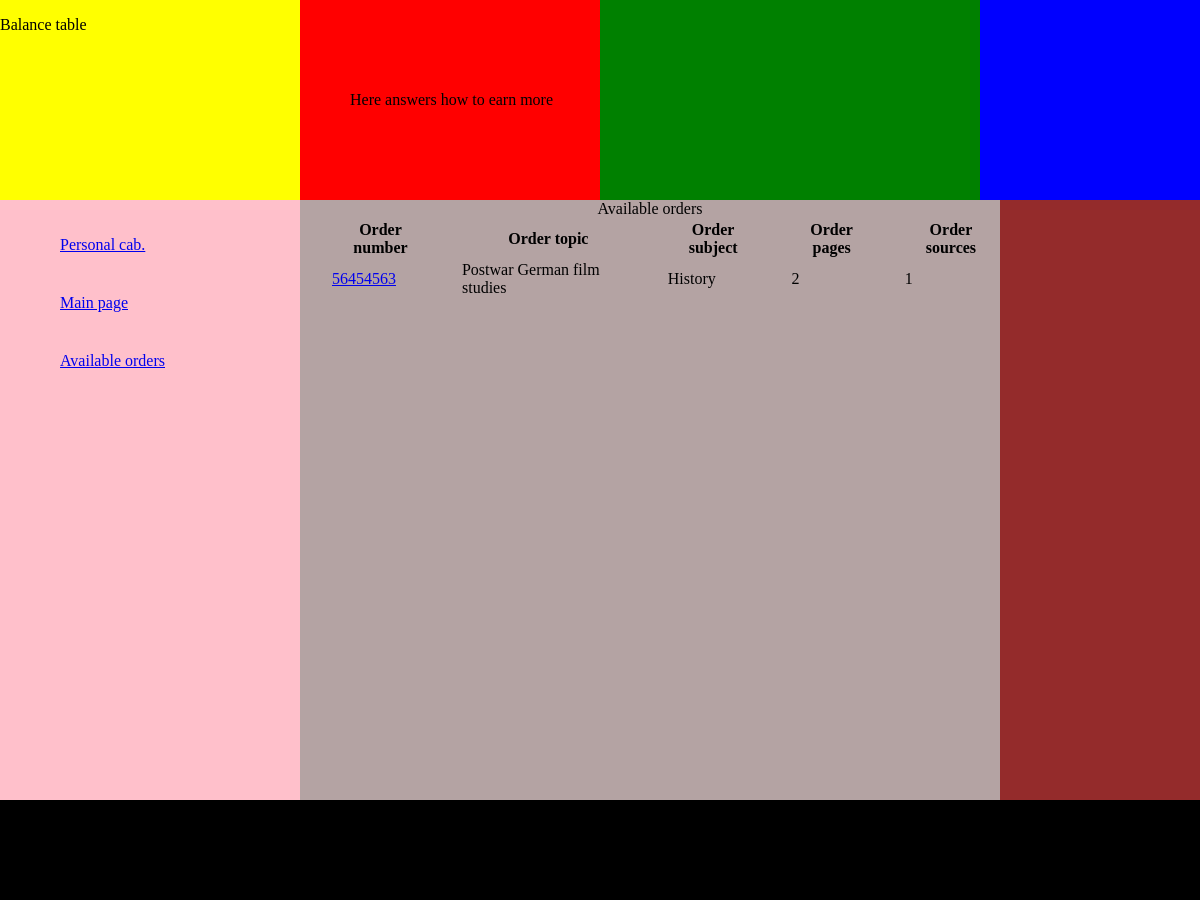
The page /available_orders/ (signed in) on the database as committed earlier.
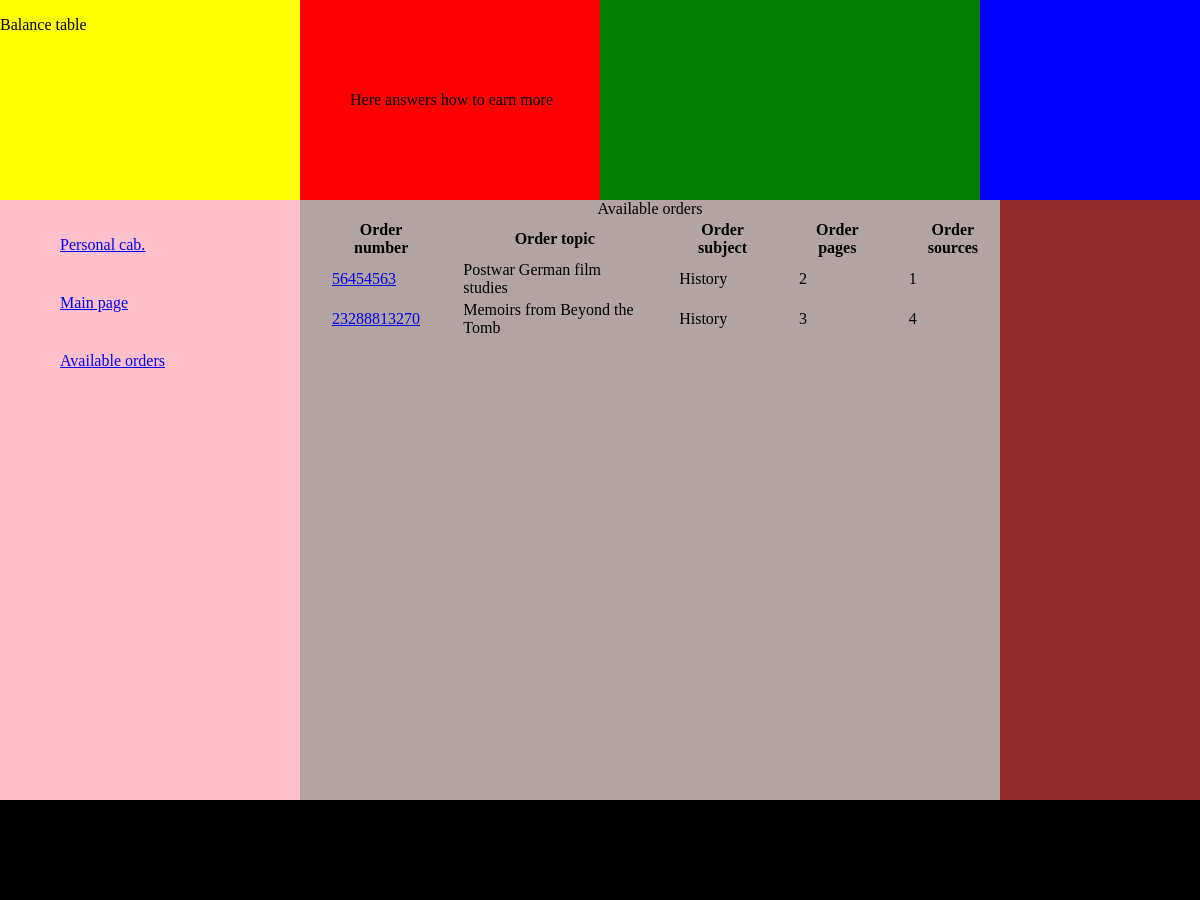
The same page on the database as committed later.
### app1/models.py (models this page shows, shortened)
class Order_model(models.Model):
	number = models.CharField(max_length=300)
	account = models.CharField(max_length=300, blank=True)
	files = models.CharField(max_length=300, blank=True)
	subject = models.CharField(max_length=300, blank=True)
	topic = models.CharField(max_length=300, blank=True)
	client_deadline = models.CharField(max_length=300, blank=True, null=True)
	price = models.DecimalField(max_digits=8, decimal_places=2, blank=True, null=True)
	number_of_pages = models.IntegerField(blank=True, null=True)
	spaced = models.CharField(max_length=300, blank=True)
	format = models.CharField(max_length=300, blank=True)
	number_of_sources = models.IntegerField(blank=True, null=True)
	abstract = models.BooleanField(blank=True, default=False)
	slieds = models.CharField(max_length=300, blank=True)
	questions = models.CharField(max_length=300, blank=True)
	problems = models.CharField(max_length=300, blank=True)
	paper_type = models.CharField(max_length=300, blank=True)
	assign_date = models.CharField(max_length=300, blank=True, null=True)
	details = models.CharField(max_length=300, blank=True)
	real_time_deadline = models.TimeField(blank=True, null=True)
	status = models.CharField(max_length=300, blank=True, default='available')
	writer_deadline = models.CharField(max_length=300, blank=True, null=True)
	writer_time = models.TimeField(blank=True, null=True)
	writer_number = models.CharField(max_length=300, blank=True)
	words_min = models.IntegerField(blank=True, null=True)
	writer = models.ForeignKey(User, null=True)
	writer_name = models.CharField(max_length=300, null=True)
	writer_email = models.EmailField(max_length=300, blank=True)
	send_date = models.CharField(max_length=300, blank=True, null=True)
	payment = models.DecimalField(max_digits=8, decimal_places=2, blank=True, null=True)
	payment_date = models.CharField(max_length=300, blank=True, null=True)
	client_num_of_order = models.CharField(max_length=300, blank=True)
	controller = models.ForeignKey(UserProfile, null=True)
	times_returned_for_revision = models.IntegerField(default=0)
	def get_absolut_url(self):
		return 'http://127.0.0.1:8000/' + self.number
	class Meta:
		verbose_name = 'Order'
		verbose_name_plural = 'Orders'

### app1/views.py (the view)
# urls.py: url(r'^available_orders/$', available_orders),
@login_required
def available_orders(request):
	orders = Order_model.objects.filter(status='available')
	return render(request, 'available_orders.html', {'orders':orders})

### app1/templates/available_orders.html (shortened to what this page needs)
<html>
<head>
</head>
<body>
	<header>
		<div class='header_container'>
			<div id='balance_table'>
				<p>Balance table</p>
			</div>
			<div id='how_to_earn_more'>
				<p>Here answers how to earn more</p>
			</div>
			<div id= 'rating_tarif_table'>
			</div>
			<div id='skills_salary'>
			</div>
			<button id='logout'>LOG OUT</button>
		</div>
	</header>
	<main>
		<div class='main_container'>
			<div id='my_orders'>
				<ul class='side_menu'>
					<li><a href="http://127.0.0.1:8000/personal_cabinet/">Personal cab.</a></li>
					<li><a href="http://127.0.0.1:8000">Main page</a></li>
					<li><a href="http://127.0.0.1:8000/available_orders/">Available orders</a></li>
				</ul>
			</div>
			<div id='main_part'>
				<table class='order_table'>
					{% if orders %}
					<caption>Available orders</caption>
					<thead>
						<tr>
						<th>Order number</th>
						<th>Order topic</th>
						<th>Order subject</th>
						<th>Order pages</th>
						<th>Order sources</th>
						</tr>
					</thead>
					<tbody>
						{% for order in orders %}
						<tr>
							<td><a href="{{order.get_absolut_url}}">{{order.number}}</a></td>
							<td>{{order.topic}}</td>
							<td>{{order.subject}}</td>
							<td>{{order.number_of_pages}}</td>
							<td>{{order.number_of_sources}}</td>
						</tr>
						{% endfor %}
					</tbody>
					{% endif %}
				</table>
			</div>
			<div id='shedule'>
			</div>
		</div>
	</main>
	<footer>
		<div class= 'footer_container'>
			<p>footer@ all rights reserver</p>
		</div>
	</footer>
</body>
</html>

Rows that differ between the two databases and show on the page:
added Order_model: number "23288813270", topic "Memoirs from Beyond the Tomb", subject "History", number_of_pages "3", number_of_sources "4"
